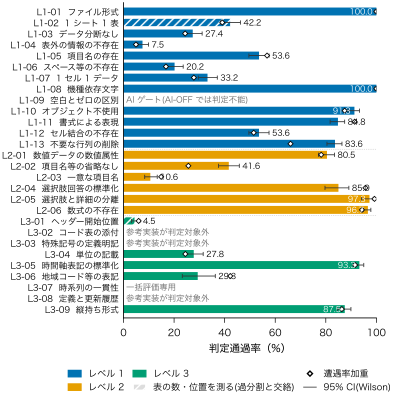

The Python source for this figure:
"""Plot corrected e-Stat rule pass rates from tracked results. Uses scripts.metrics.rulestats and matplotlib and writes figures/fig-rule-pass.pdf."""

from __future__ import annotations

import _lib as L


def main() -> None:
    plt = L.mpl()
    run = L.load_tier1_run()
    labels, unscored = L.rule_labels(), L.unscored_reason()
    states = L.load_file_rule_states()
    L.check_states_against_c1(states, run)
    per = [r for r in L.rule_pass_stats(states, run)["overall"] if r["rule_id"] in L.EXCEL_RULES]
    per.sort(key=lambda r: r["rule_id"])

    fig, ax = plt.subplots(figsize=(L.COL_W_IN, 4.1))
    ys = list(range(len(per)))[::-1]
    for y, r in zip(ys, per):
        rid = r["rule_id"]
        lvl = r["level"]
        if r["n_applicable"] == 0:
            reason = {"ai_gated": "AI ゲート(AI-OFF では判定不能)", "not_implemented": "参考実装が判定対象外",
                      "bulk_only": "一括評価専用"}[unscored[rid][0]]
            ax.text(1.0, y, reason, va="center", ha="left", fontsize=6, color="#666666", style="italic")
            continue
        p = 100 * r["pass_rate"]
        lo, hi = 100 * r["ci95_low"], 100 * r["ci95_high"]
        hatch = "////" if rid in {"L1-02", "L3-01"} else None
        ax.barh(y, p, color=L.LEVEL_COLOR[lvl], height=0.72, hatch=hatch, edgecolor="white" if hatch else "none",
                linewidth=0.5)
        ax.errorbar(p, y, xerr=[[p - lo], [hi - p]], fmt="none", ecolor="#333333", elinewidth=0.6, capsize=1.5,
                    capthick=0.6)
        ax.plot(100 * r["weighted_pass_rate"], y, marker="D", ms=2.6, color="black", mfc="white", mew=0.6, ls="none")
        if p < 86:
            ax.text(hi + 1.2, y, f"{p:.1f}", va="center", ha="left", fontsize=5.8, color="black")
        else:
            ax.text(p - 1.5, y, f"{p:.1f}", va="center", ha="right", fontsize=5.8, color="white")

    ax.set_yticks(ys)
    ax.set_yticklabels([f"{r['rule_id']}  {labels[r['rule_id']]}" for r in per], fontsize=6.2)
    ax.set_xlim(0, 100)
    ax.set_xlabel("判定通過率（%）")

    for boundary in (13, 19):
        ax.axhline(len(per) - boundary - 0.5, color="#bbbbbb", lw=0.5, ls=":")
    ax.tick_params(axis="y", length=0)
    ax.set_ylim(-0.8, len(per) - 0.2)

    from matplotlib.lines import Line2D
    from matplotlib.patches import Patch
    handles = [Patch(color=L.C_L1, label="レベル 1"), Patch(color=L.C_L2, label="レベル 2"),
               Patch(color=L.C_L3, label="レベル 3"),
               Patch(facecolor="#dddddd", hatch="////", edgecolor="white", label="表の数・位置を測る(過分割と交絡)"),
               Line2D([], [], marker="D", ms=2.6, color="black", mfc="white", ls="none", label="遭遇率加重"),
               Line2D([], [], color="#333333", lw=0.6, label="95% CI(Wilson)")]
    ax.legend(handles=handles, loc="upper center", bbox_to_anchor=(0.42, -0.15), frameon=False, ncol=3,
              handlelength=1.4, columnspacing=1.0, borderaxespad=0.0)
    L.save(fig, "fig-rule-pass")


if __name__ == "__main__":
    main()
